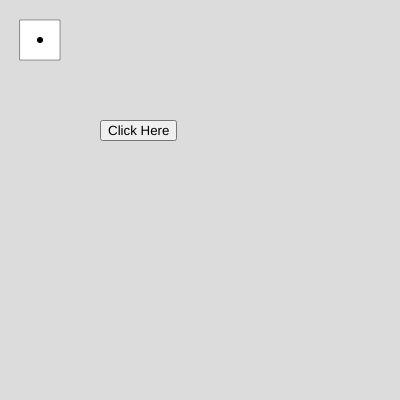
Frame 1 (no input)
Frame 60 (no input): identical to frame 1, image omitted
Frame 120 (the mouse pressed at the canvas centre since frame 60): identical to frame 1, image omitted

The p5.js sketch that drew this single still picture (run headless with seeded random() and noise() and a simulated clock; from frame 60 on, the mouse is pressed at the canvas centre):

// p5.js sketch
// ── sketch.js
var DiceArrayPos = 0;  //Array Index has to begin at zero

var DiceValueFunctionArray = [DiceValueOne, DiceValueTwo, DiceValueThree, DiceValueFour, DiceValueFive, DiceValueSix];

function setup() {
  createCanvas(400, 400);
  
  //console.log(DiceValueFunctionArray) Dispalys the six DiceValue Array positions in the variable above
  
  button = createButton('Click Here');
  button.position(100, 120);
  button.mousePressed(changeDiceArrayPos);
}

function draw() {
  background(220);
  
  DiceValueFunctionArray[DiceArrayPos](40,20,20);
  //if(DiceValue == 1){
  //DiceValueOne(40, 20, 20);
  //}
}
  function changeDiceArrayPos() {
  //let val = random(0,6); //parsing here lops off decimals
  DiceArrayPos = parseInt(random(0,6));
  //Now randomly selecting one of the six DiceValue Array positions in order to simulate rolling the dice. 
  console.log(DiceArrayPos);
//}
}
//This is a user defined function for drawing a dice with the value one.

function DiceValueOne(size, xPoint, yPoint){
  strokeWeight(size * 0.01);
  square(xPoint, yPoint, size);
  strokeWeight(size * 0.15);
  point((size/2) + xPoint,(size/2) + yPoint);
}

function DiceValueTwo(size, xPoint, yPoint){
  strokeWeight(size * 0.01);
  square(xPoint, yPoint, size);
  strokeWeight(size * 0.15);
  point((size * 0.25) + xPoint,(size * 0.25) + yPoint);
  point((size * 0.75) + xPoint,(size * 0.75) + yPoint);
}

function DiceValueThree(size, xPoint, yPoint){
  strokeWeight(size * 0.01);
  square(xPoint, yPoint, size);
  strokeWeight(size * 0.15);
  point((size * 0.25) + xPoint,(size * 0.25) + yPoint);
  point((size/2) + xPoint,(size/2) + yPoint);
  point((size * 0.75) + xPoint,(size * 0.75) + yPoint);
}

function DiceValueFour(size, xPoint, yPoint){
  strokeWeight(size * 0.01);
  square(xPoint, yPoint, size);
  strokeWeight(size * 0.15);
  point((size * 0.25) + xPoint,(size * 0.25) + yPoint);
  point((size * 0.25) + xPoint,(size * 0.75) + yPoint);
  point((size * 0.75) + xPoint,(size * 0.25) + yPoint);
  point((size * 0.75) + xPoint,(size * 0.75) + yPoint);
}

function DiceValueFive(size, xPoint, yPoint){
  strokeWeight(size * 0.01);
  square(xPoint, yPoint, size);
  strokeWeight(size * 0.15);
  point((size * 0.25) + xPoint,(size * 0.25) + yPoint);
  point((size * 0.25) + xPoint,(size * 0.75) + yPoint);
  point((size * 0.75) + xPoint,(size * 0.25) + yPoint);
  point((size * 0.75) + xPoint,(size * 0.75) + yPoint);
  point((size/2) + xPoint,(size/2) + yPoint);
}

function DiceValueSix(size, xPoint, yPoint){
  strokeWeight(size * 0.01);
  square(xPoint, yPoint, size);
  strokeWeight(size * 0.15);
  point((size * 0.25) + xPoint,(size * 0.25) + yPoint);
  point((size * 0.25) + xPoint,(size * 0.5) + yPoint);
  point((size * 0.25) + xPoint,(size * 0.75) + yPoint);
  point((size * 0.75) + xPoint,(size * 0.25) + yPoint);
  point((size * 0.75) + xPoint,(size * 0.75) + yPoint);
  point((size * 0.75) + xPoint,(size * 0.5) + yPoint);
}
